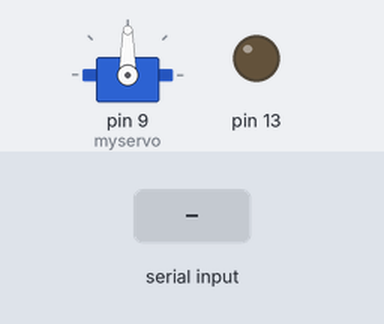
This sketch was run on a simulated Arduino Uno, built with avr-gcc and run on an emulated ATmega328P. Parts: servo, output pins drawn as LEDs (lit = HIGH). Inputs (shaded band) come from the test bench.

Above: at 1.2 s.
1.3 s: "a" received over Serial
At 1.9 s:
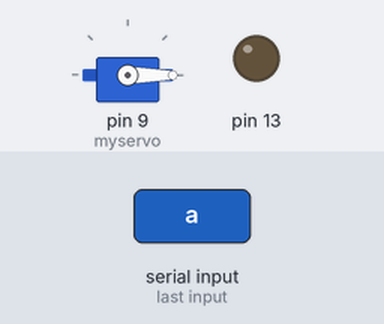
2.8 s: "c" received over Serial
At 3.1 s:
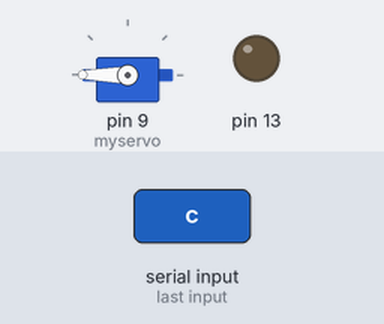
4.3 s: "b" received over Serial
At 5.4 s:
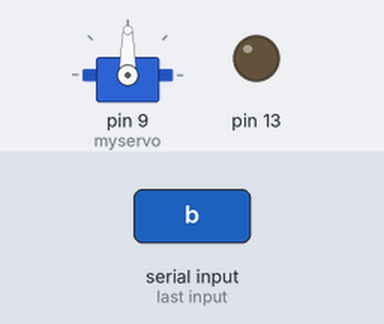
Timing chart, 0 to 7.3 s (numbered marks = the images above; inputs shaded):
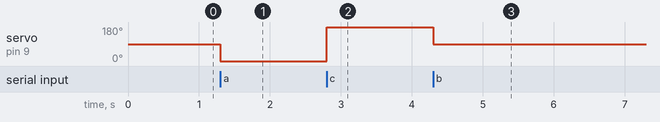

The sketch:

MotorConnectTest.ino
```cpp
#include <Servo.h>
char getinput;
Servo myservo;

void setup() {
  myservo.attach(9);
  pinMode(13, OUTPUT);
  Serial.begin(9600);
  myservo.write(90);
}
int val;
void loop() {
  getinput = Serial.read();
  if (getinput =='a') {
    myservo.write(0);
  }
  if (getinput =='b') {
    myservo.write(90);
  }
  if (getinput == 'c') {
    myservo.write(180);
  }
}
```

Measured:
- after the input at 1.3 s, servo on pin 9 (myservo): 90° → 0° at once
- after the input at 2.8 s, servo on pin 9 (myservo): 0° → 180° at once
- after the input at 4.3 s, servo on pin 9 (myservo): 180° → 90° at once
